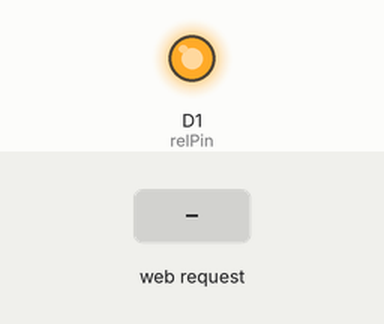
Simulated run of this sketch. Board: ESP8266 (NodeMCU). Parts: output pins drawn as LEDs (lit = HIGH). The inputs (shaded band) are chosen by the test bench. WiFi joins after 1.5 s; servers stay silent unless stated; what the sketch prints to the serial monitor is not drawn.

Above: at 2.7 s.
2.8 s: HTTP request GET /Relay=ON received
At 4.0 s:
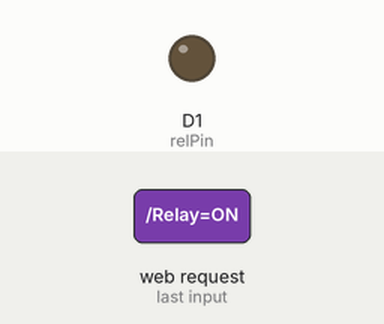
4.3 s: HTTP request GET /Relay=OFF received
At 5.3 s:
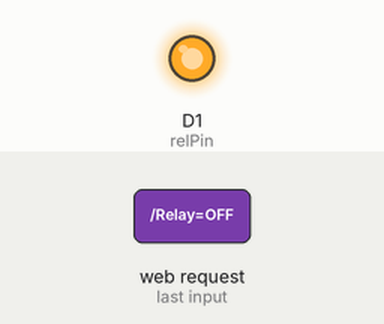
Timing chart, 0 to 7.3 s (numbered marks = the images above; inputs shaded):
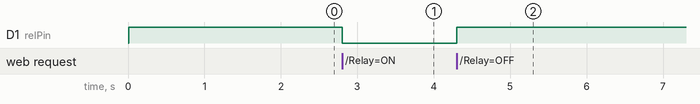

The sketch:

LED_on_WEB.ino
```cpp
#include <ESP8266WiFi.h>

const char* ssid = "DAP-1360-sw";//type your ssid
const char* password = "88888888";//type your password

//int ledPin = D2; // GPIO4 of ESP8266
const int relPin = D1; // GPIO5 of ESP8266
WiFiServer server(80);//Service Port

void setup() {
Serial.begin(115200);
delay(10);

//pinMode(ledPin, OUTPUT);
//digitalWrite(ledPin, LOW);

pinMode(relPin, OUTPUT);
digitalWrite(relPin, HIGH);

// Connect to WiFi network
Serial.println();
Serial.println();
Serial.print("Connecting to ");
Serial.println(ssid);

WiFi.begin(ssid, password);

while (WiFi.status() != WL_CONNECTED) {
delay(500);
Serial.print(".");
}
Serial.println("");
Serial.println("WiFi connected");

// Start the server
server.begin();
Serial.println("Server started");

// Print the IP address
Serial.print("Use this URL to connect: ");
Serial.print("http://");
Serial.print(WiFi.localIP());
Serial.println("/");
}

void loop() {
// Check if a client has connected
WiFiClient client = server.available();
if (!client) {
return;
}

// Wait until the client sends some data
Serial.println("new client");
while(!client.available()){
delay(1);
}

// Read the first line of the request
String request = client.readStringUntil('\r');
Serial.println(request);
client.flush();

// Match the request

int value = HIGH;
if (request.indexOf("/Relay=OFF") != -1) {
digitalWrite(relPin, HIGH);
value = HIGH;
}
if (request.indexOf("/Relay=ON") != -1){
digitalWrite(relPin, LOW);
value = LOW;
}

//Set ledPin according to the request
//digitalWrite(ledPin, value);

// Return the response
client.println("HTTP/1.1 200 OK");
client.println("Content-Type: text/html");
client.println(""); //  do not forget this one
client.println("<!DOCTYPE HTML>");
client.println("<html>");
client.print("<style>");
client.print("html {font-family: Helvetica; font-size: 2em; display: inline-block; margin: 0px auto; text-align: center;}");
client.print("body {background:#e9fbe8; margin-top: 50px;} h1{color: #444444; margin: 50px auto 30px;}");
client.print("button {font-size: 2em;}");
client.println("</style>");
client.print("<h1>WiFi Rozetka</h1>");
client.print("Relay pin is now: ");
if(value == HIGH) {
client.print("Off<br>");
} else {
client.print("On<br>");
}
client.println("<br><br>");
client.println("<a href=\"/Relay=ON\"><button>Switch ON</button></a><br><br>");
client.println("<a href=\"/Relay=OFF\"><button>Switch OFF</button></a><br>");
client.println("</html>");

delay(1);
Serial.println("Client disconnected");
Serial.println("");
}
```

Measured:
- after the input at 2.8 s, D1 (relPin): HIGH → LOW at once
- after the input at 4.3 s, D1 (relPin): LOW → HIGH at once
